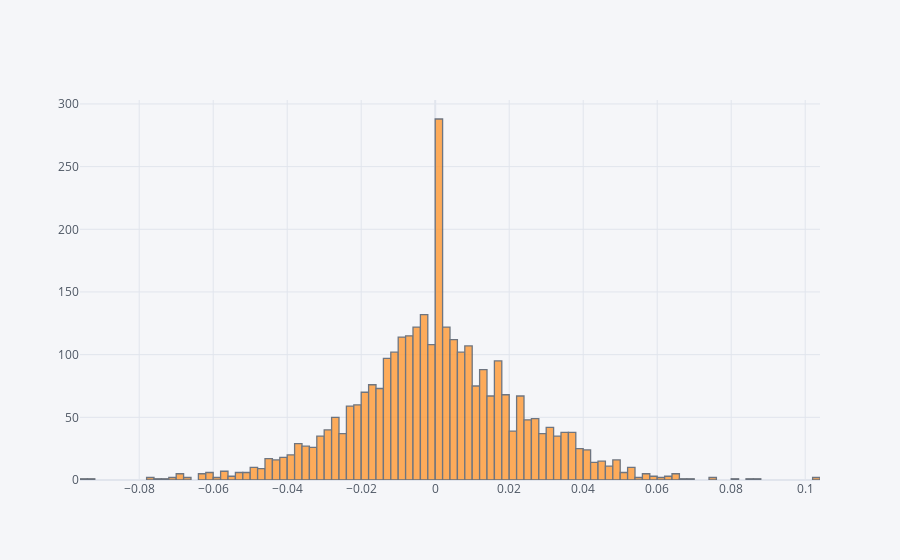

The cell this chart's notebook holds for it:
### Code cell
# bins = np.floor(np.sqrt(len(returns))).astype(int)
bins = 115
returns.Returns.iplot(kind='histogram', bins=bins)

### Figure 1 — Plotly figure (JSON) as saved in the notebook; plotly's stock layout.template omitted (floating-point values rounded to 4 significant figures; data arrays with more than 128 entries replaced by an {"elided": "..."} marker saying what was removed)
{"data": [{"histfunc": "count", "histnorm": "", "marker": {"color": "rgba(255, 153, 51, 1.0)", "line": {"color": "#4D5663", "width": 1.3}}, "name": "Returns", "nbinsx": 115, "opacity": 0.8, "orientation": "v", "type": "histogram", "x": {"elided": "3179 float values"}}], "layout": {"barmode": "overlay", "legend": {"bgcolor": "#F5F6F9", "font": {"color": "#4D5663"}}, "paper_bgcolor": "#F5F6F9", "plot_bgcolor": "#F5F6F9", "title": {"font": {"color": "#4D5663"}}, "xaxis": {"gridcolor": "#E1E5ED", "showgrid": true, "tickfont": {"color": "#4D5663"}, "title": {"font": {"color": "#4D5663"}, "text": ""}, "zerolinecolor": "#E1E5ED"}, "yaxis": {"gridcolor": "#E1E5ED", "showgrid": true, "tickfont": {"color": "#4D5663"}, "title": {"font": {"color": "#4D5663"}, "text": ""}, "zerolinecolor": "#E1E5ED"}}}
